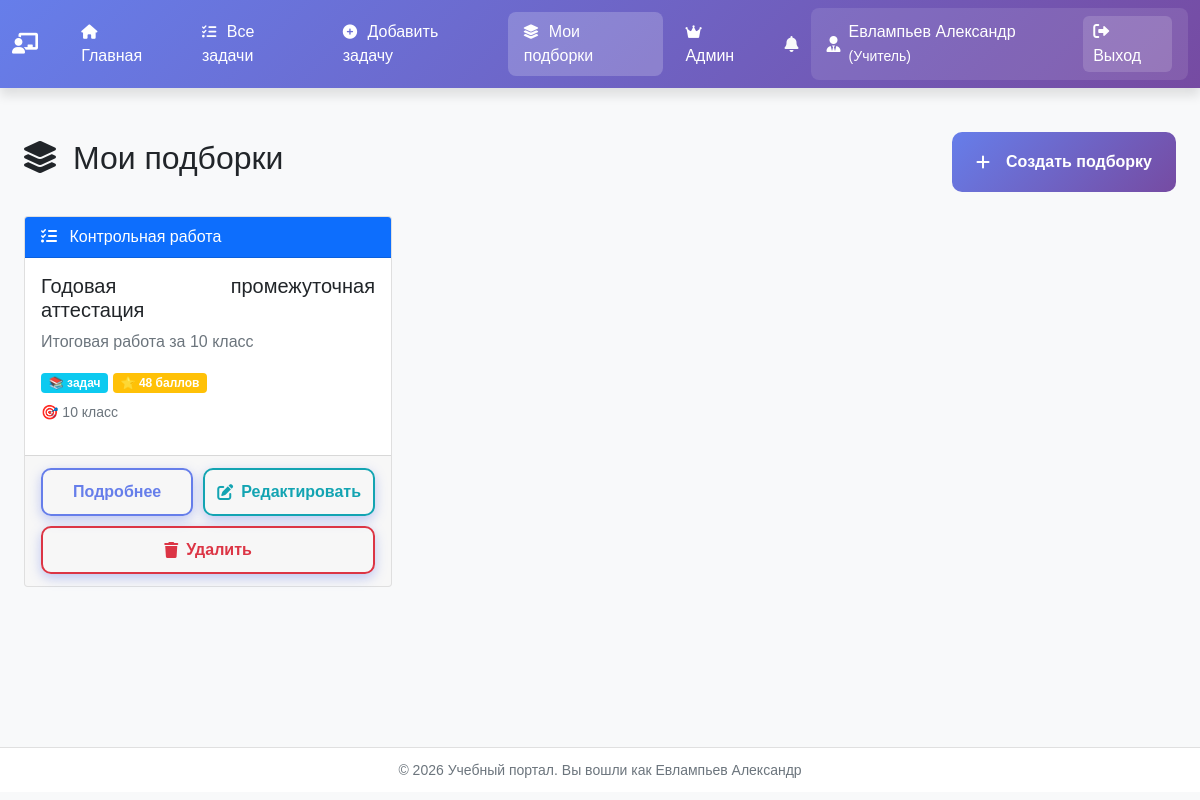
Screenshot of /tasks/collections/ (signed in) with the database file from the repository.
### users_app/models.py (models this page shows, shortened)
class User(AbstractUser):
    USER_TYPES = (
        ('teacher', 'Учитель'),
        ('student', 'Ученик'),
    )
    user_type = models.CharField(max_length=10, choices=USER_TYPES, default='student')
    middle_name = models.CharField('Отчество', max_length=50, blank=True)
    class Meta:
        verbose_name = 'Пользователь'
        verbose_name_plural = 'Пользователи'

### task_description_app/models.py (models this page shows, shortened)
class Collection(models.Model):
    COLLECTION_TYPES = (
        ('lesson', 'Урок'),
        ('test', 'Контрольная работа'),
        ('exam', 'Экзамен'),
        ('homework', 'Домашнее задание'),
    )
    title = models.CharField('Название', max_length=200)
    description = models.TextField('Описание', blank=True)
    collection_type = models.CharField('Тип', max_length=20, choices=COLLECTION_TYPES, default='lesson')
    author = models.ForeignKey(
        settings.AUTH_USER_MODEL,
        on_delete=models.CASCADE,
        related_name='created_collections'
    )
    target_class = models.CharField('Класс', max_length=50, blank=True)
    target_group = models.IntegerField('Группа', null=True, blank=True)
    is_public = models.BooleanField('Публичная', default=True)
    show_results = models.BooleanField('Показывать результаты', default=True)
    time_limit = models.IntegerField('Ограничение времени (мин)', null=True, blank=True)
    created_at = models.DateTimeField(auto_now_add=True)
    updated_at = models.DateTimeField(auto_now=True)
    tasks = models.ManyToManyField(Task, through='CollectionItem', related_name='collections')
    class Meta:
        ordering = ['-created_at']
        verbose_name = 'Подборка задач'
        verbose_name_plural = 'Подборки задач'
    def get_total_score(self):
        return sum(item.max_score for item in self.collection_items.all())

class CollectionItem(models.Model):
    collection = models.ForeignKey(
        Collection,
        on_delete=models.CASCADE,
        related_name='collection_items'
    )
    task = models.ForeignKey(Task, on_delete=models.CASCADE)
    order = models.IntegerField('Порядок', default=0)
    max_score = models.IntegerField('Максимальный балл', default=10)
    required = models.BooleanField('Обязательная', default=True)
    class Meta:
        ordering = ['order']
        unique_together = ['collection', 'task']

### task_description_app/views.py (the view)
# urls.py: path('collections/', views.collection_list, name='collection_list'),
def collection_list(request):
    collections = Collection.objects.filter(author=request.user) if request.user.is_authenticated else []
    if request.user.user_type == 'teacher':
        collections = Collection.objects.filter(
            models.Q(author=request.user) | models.Q(is_public=True)
        ).distinct()
    context = {
        'collections': collections,
        'title': 'Мои подборки',
    }
    return render(request, 'task_description_app/collection_list.html', context)

### templates/task_description_app/collection_list.html (shortened to what this page needs)
{% extends "base.html" %}
{% load static %}
{% block extra_css %}
    <link rel="stylesheet" href="/task_description_app/static/task_description_app/css/collections.css">
{% endblock %}
{% block content %}
    <div class="container mt-4">
        <div class="d-flex justify-content-between align-items-center mb-4">
            <div>
                <h2>
                    <i class="fas fa-layer-group me-2"></i>
                    Мои подборки
                </h2>
            </div>
            <div>
                {% if user.user_type == 'teacher' %}
                    <a href="{% url 'tasks:collection_create' %}" class="btn btn-primary">
                        <i class="fas fa-plus me-2"></i>Создать подборку
                    </a>
                {% endif %}
            </div>
        </div>
        {% if collections %}
            <div class="row">
                {% for collection in collections %}
                    <div class="col-md-4 mb-4">
                        <div class="card h-100">
                            <div class="card-header bg-primary text-white">
                                <i class="fas {% if collection.collection_type == 'lesson' %}fa-book{% else %}fa-tasks{% endif %} me-2"></i>
                                {{ collection.get_collection_type_display }}
                            </div>
                            <div class="card-body">
                                <h5 class="card-title">{{ collection.title }}</h5>
                                <p class="card-text text-muted">{{ collection.description|truncatechars:100 }}</p>
                                <div class="mb-2">
                                    <span class="badge bg-info">📚 {{ collection.task_count }} задач</span>
                                    <span class="badge bg-warning">⭐ {{ collection.get_total_score }} баллов</span>
                                </div>
                                {% if collection.target_class %}
                                    <p class="small text-muted">🎯 {{ collection.target_class }}</p>
                                {% endif %}
                            </div>
                            <div class="card-footer gy-3">
                                <div class="col">
                                    <a href="{% url 'tasks:collection_detail' collection.id %}"
                                       class="btn btn-little btn-outline"> Подробнее
                                    </a>
                                </div>
                                {% if collection.author == user %}
                                    <div class="col">
                                        <a href="{% url 'tasks:collection_edit' collection.id %}"
                                           class="btn btn-little btn-outline-sms">
                                            <i class="fas fa-edit"></i> Редактировать
                                        </a>
                                    </div>
                                {% endif %}
                                <div class="col">
                                    <form method="post" action="{% url 'tasks:collection_delete' collection.id %}"
                                          onsubmit="return confirm('Вы уверены, что хотите удалить подборку «{{ collection.title }}»? Это действие необратимо.');"
                                          style="display: inline;">
                                        <button type="submit" class="btn btn-little btn-remove-test">
                                            <i class="fas fa-trash"></i> Удалить
                                        </button>
                                    </form>
                                </div>
                            </div>
                        </div>
                    </div>
                    </div>
                {% endfor %}
            </div>
        {% endif %}
    </div>
{% endblock %}

### templates/base.html (shortened to what this page needs)
<!DOCTYPE html>
<html lang="ru">
<head>
    {% load static %}
    <link rel="stylesheet" href="https://cdn.jsdelivr.net/npm/bootstrap@5.1.3/dist/css/bootstrap.min.css">
    <link rel="stylesheet" href="https://cdnjs.cloudflare.com/ajax/libs/font-awesome/6.0.0/css/all.min.css">
    <link rel="stylesheet" href="{% static 'css/base/style.css' %}">
    <link rel="stylesheet" href="{% static 'notifications/css/notifications.css' %}">
    <link rel="stylesheet" href="{% static 'css/components/buttons.css' %}">
    <link rel="stylesheet" href="{% static 'css/components/tabs.css' %}">
    {% block extra_css %}{% endblock %}
</head>
<body>
<nav class="navbar navbar-expand-lg navbar-dark">
    <div class="container">
        <a class="navbar-brand" href="{% url 'home' %}">
            <i class="fas {% if user.user_type == 'teacher' %}fa-chalkboard-teacher{% elif user.user_type == 'student' %}fa-user-graduate{% else %}fa-graduation-cap{% endif %} me-2"></i>
        </a>
        <div class="collapse navbar-collapse" id="navbarNav">
            {% if user.is_authenticated %}
                <ul class="navbar-nav me-auto">
                    {% if user.user_type == 'teacher' %}
                        <li class="nav-item">
                            <a class="nav-link {% if request.resolver_match.url_name == 'teacher_dashboard' %}active{% endif %}"
                               href="{% url 'teacher_dashboard' %}">
                                <i class="fas fa-home"></i> Главная
                            </a>
                        </li>
                        <li class="nav-item">
                            <a class="nav-link {% if request.resolver_match.url_name == 'task_list' %}active{% endif %}"
                               href="{% url 'tasks:task_list' %}">
                                <i class="fas fa-tasks"></i> Все задачи
                            </a>
                        </li>
                        <li class="nav-item">
                            <a class="nav-link {% if request.resolver_match.url_name == 'task_add' %}active{% endif %}"
                               href="{% url 'tasks:task_add' %}">
                                <i class="fas fa-plus-circle"></i> Добавить задачу
                            </a>
                        </li>
                        <li class="nav-item">
                            <a class="nav-link {% if request.resolver_match.url_name == 'collection_list' %}active{% endif %}"
                               href="{% url 'tasks:collection_list' %}">
                                <i class="fas fa-layer-group"></i> Мои подборки
                            </a>
                        </li>
                    {% endif %}
                    {% if user.is_superuser %}
                        <li class="nav-item">
                            <a class="nav-link" href="{% url 'assign_teacher' %}">
                                <i class="fas fa-crown me-1"></i> Aдмин
                            </a>
                        </li>
                    {% endif %}
                </ul>
                {% if user.user_type == 'teacher' %}
                    <div class="nav-item">
                        {% include 'notifications/widget.html' %}
                    </div>
                {% endif %}
                <div class="user-menu">
                    <i class="fas {% if user.user_type == 'teacher' %}fa-user-tie{% else %}fa-user{% endif %}"></i>
                    <span class="user-name">
                            {{ user.last_name }} {{ user.first_name }}
                        {% if user.user_type == 'teacher' %}
                            <small>(Учитель)</small>
                        {% else %}
                            <small>(Ученик)</small>
                        {% endif %}
                        </span>
                    <a href="{% url 'logout' %}" class="logout-btn" onclick="return confirm('Выйти из системы?')">
                        <i class="fas fa-sign-out-alt me-1"></i> Выход
                    </a>
                </div>
            {% endif %}
        </div>
    </div>
</nav>
<div class="main-content">
    <div class="container">
        {% block content %}
        {% endblock %}
    </div>
<footer class="footer">
    <div class="container text-center">
        <small>
            &copy; {% now "Y" %} Учебный портал.
            {% if user.is_authenticated %}
                Вы вошли как {{ user.last_name }} {{ user.first_name }}
            {% else %}
                Все права защищены
            {% endif %}
        </small>
    </div>
</footer>
</body>
</html>

### static/css/base/style.css (style rules this page uses)
* { margin: 0; padding: 0; box-sizing: border-box; }
html, body { width: 100%; overflow-x: auto; }
body { background: #f8f9fa; font-family: 'GOST type B', Tahoma, Geneva, Verdana, sans-serif; min-height: 99vh; display: flex; flex-direction: column; }
.container { width: 100%; max-width: 1980px; }
.navbar { background: linear-gradient(135deg, #667eea 0%, #764ba2 100%); box-shadow: 0 8px 10px rgba(0, 0, 0, 0.1); }
.navbar-brand, .nav-link { color: white !important; }
.navbar-brand { font-weight: 600; font-size: 1.3rem; }
.nav-link { position: relative; padding: 0.5rem 1rem !important; margin: 0 0.2rem; border-radius: 8px; transition: all 0.3s; }
.nav-link.active { background: rgba(255, 255, 255, 0.2); font-weight: 500; }
.nav-link i { margin-right: 6px; font-size: 0.9rem; }
.me-auto { margin: auto; }
.user-menu { display: flex; align-items: center; color: white; padding: 0.5rem 1rem; border-radius: 8px; background: rgba(255, 255, 255, 0.1); }
.user-menu i { margin-right: 8px; font-size: 1rem; }
.user-name { margin-right: 12px; font-weight: 500; }
.main-content { flex: 1; padding: 20px 0; }
.footer { background: white; padding: 10px 0; margin-top: auto; border-top: 1px solid #e0e0e0; color: #6c757d; }
.mb-4 { text-align: justify; }
p { text-align: justify; }

### static/css/components/buttons.css (style rules this page uses)
.btn { width: 100%; justify-content: center; padding: 18px 24px; border: none; border-radius: 10px; font-size: 1em; font-weight: 600; cursor: pointer; transition: all 0.3s ease; text-decoration: none; display: inline-flex; align-items: center; gap: 8px; }
.btn-primary { background: linear-gradient(135deg, #667eea 0%, #764ba2 100%); color: white; }
.btn-outline { background: transparent; color: #667eea; border: 2px solid #667eea; box-shadow: 0 4px 12px rgba(102, 126, 234, 0.4); }
.btn-outline-sms { background: transparent; color: #13a4b2; border: 2px solid #13a4b2; box-shadow: 0 4px 12px rgba(102, 126, 234, 0.4); }
.logout-btn { color: white; text-decoration: none; padding: 4px 10px; border-radius: 6px; background: rgba(255, 255, 255, 0.15); transition: all 0.3s; }
.btn-remove-test { background: transparent; color: #dc3545; border: 2px solid #dc3545; box-shadow: 0 4px 12px rgba(102, 126, 234, 0.4); cursor: pointer; }
.btn-little { padding: 10px 12px; }

### task_description_app/static/task_description_app/css/collections.css (style rules this page uses)
.card-footer { border-radius: 0 0 calc(.25rem - 1px) calc(.25rem - 1px); padding: 0.75rem 1rem; background-color: rgba(0, 0, 0, .03); border-top: 1px solid rgba(0, 0, 0, .125); display: flex; gap: 10px; flex-wrap: wrap; }

### rows the page displays
User: last_name "Евлампьев", first_name "Александр"
Collection: collection_type "Контрольная работа", title "Годовая промежуточная аттестация", description "Итоговая работа за 10 класс", get_total_score "48", target_class "10 класс", shows "Редактировать"
